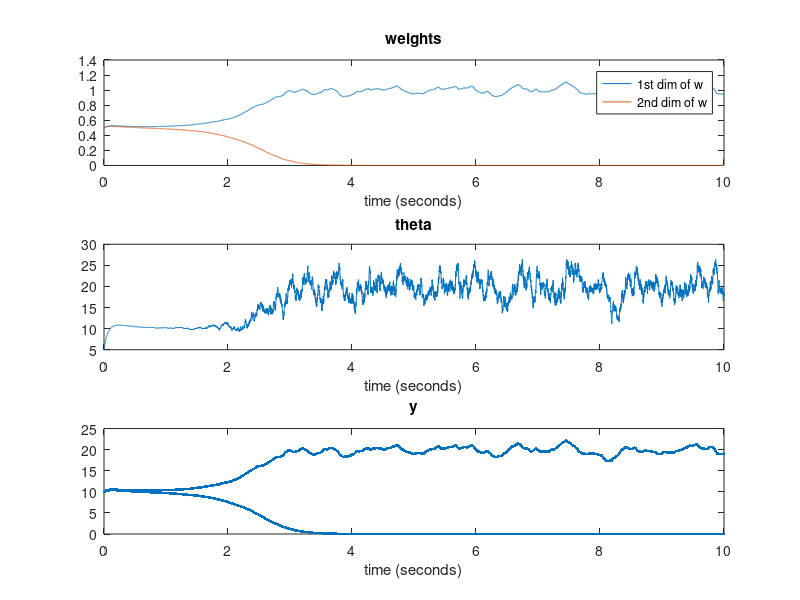

This chart was generated by the following MATLAB code:
%% Excercise 1:
%% question
% 
% <<Exercise_1.png>>
% 

%%
% _The Bienenstock–Cooper–Munro (BCM) learning rule provides a simple setup for synaptic modification that_
%
% _combines a Hebbian product rule with a homeostatic mechanism that keeps the weights bounded._

%% Answer
clc
clear
close all

T = 10; %total time in seconds
etha = 10^(-6); %in ms^-1
y0 = 10;
Taw = 50; %in ms
dt = 1; %in ms
total_data_points = T*1000/dt;

y = zeros(1, total_data_points);
w = zeros(2, total_data_points);
w(:,1) = [0.5; 0.5];
theta = zeros(1, total_data_points);
theta(1) = 5;

x1 = [20; 0];
x2 = [0; 20];

for i = 1:total_data_points
        z = rand;
        if z > 0.5
          x_stim = x1;
        else
          x_stim = x2;
        end
        
        y(i) = transpose(w(:,i)) * x_stim;
        
        w(:,i + 1) = w(:,i) + dt*(etha*x_stim*y(i) * (y(i) - theta(i))) ;

        if w(1,i) < 0
            w(1,i) = 0;
        end
        if w(2,i) < 0
            w(2,i) = 0;
        end

        theta(i + 1) = theta(i) + (dt/Taw)*(-theta(i) + (y(i)^2)/y0 );
end
y(total_data_points+1) = y(total_data_points);

time = linspace(0,T,total_data_points+1);

figure
subplot(311)
plot(time, w(1,:)),   hold on,        plot(time, w(2,:)),      title('weights'),     xlabel('time (seconds)'),        legend('1st dim of w', '2nd dim of w')

subplot(312)
plot(time, theta), title('theta'),     xlabel('time (seconds)')

subplot(313)
plot(time, y,'.') , title('y'),     xlabel('time (seconds)')

%% Result:
 disp('')

%%
% *When we run the code multiple times, we will see that every time each of the patterns wins randomly*
%
% *Also Y follows the winner and loser pattern in seperate ways. That's why we plotted y with '.' notation*
%
% *We can add a bias to one of the patterns by changing the 0.5 probability*



